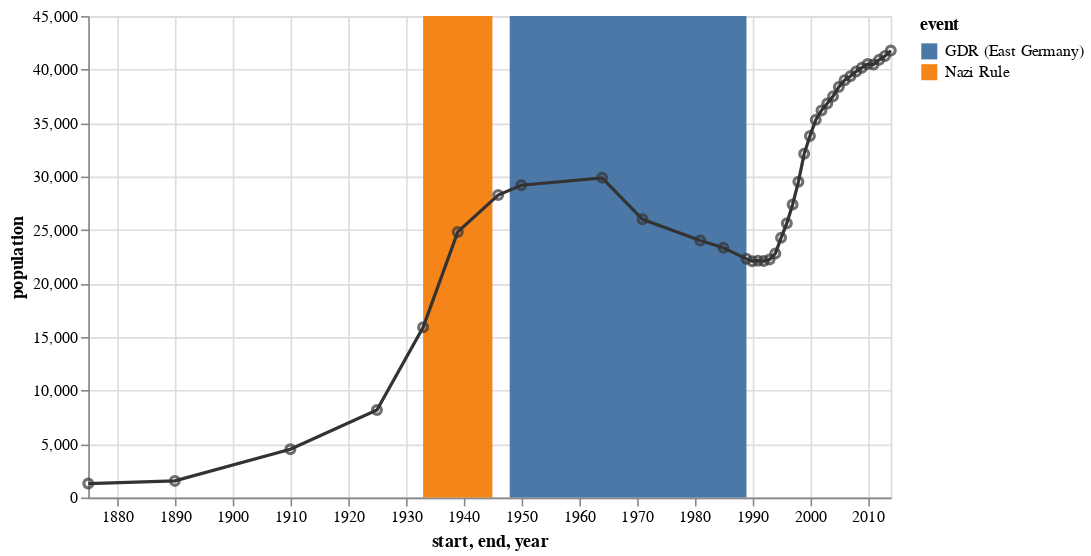

Notebook cell for this chart:
### Code cell
import altair as alt

source = [
      {"year": "1875", "population": 1309},
      {"year": "1890", "population": 1558},
      {"year": "1910", "population": 4512},
      {"year": "1925", "population": 8180},
      {"year": "1933", "population": 15915},
      {"year": "1939", "population": 24824},
      {"year": "1946", "population": 28275},
      {"year": "1950", "population": 29189},
      {"year": "1964", "population": 29881},
      {"year": "1971", "population": 26007},
      {"year": "1981", "population": 24029},
      {"year": "1985", "population": 23340},
      {"year": "1989", "population": 22307},
      {"year": "1990", "population": 22087},
      {"year": "1991", "population": 22139},
      {"year": "1992", "population": 22105},
      {"year": "1993", "population": 22242},
      {"year": "1994", "population": 22801},
      {"year": "1995", "population": 24273},
      {"year": "1996", "population": 25640},
      {"year": "1997", "population": 27393},
      {"year": "1998", "population": 29505},
      {"year": "1999", "population": 32124},
      {"year": "2000", "population": 33791},
      {"year": "2001", "population": 35297},
      {"year": "2002", "population": 36179},
      {"year": "2003", "population": 36829},
      {"year": "2004", "population": 37493},
      {"year": "2005", "population": 38376},
      {"year": "2006", "population": 39008},
      {"year": "2007", "population": 39366},
      {"year": "2008", "population": 39821},
      {"year": "2009", "population": 40179},
      {"year": "2010", "population": 40511},
      {"year": "2011", "population": 40465},
      {"year": "2012", "population": 40905},
      {"year": "2013", "population": 41258},
      {"year": "2014", "population": 41777}
    ]

source2 = [{
            "start": "1933",
            "end": "1945",
            "event": "Nazi Rule"
          },
          {
            "start": "1948",
            "end": "1989",
            "event": "GDR (East Germany)"
          }]


source = alt.pd.DataFrame(source)
source2 = alt.pd.DataFrame(source2)


line = alt.Chart(source).mark_line(color='#333').encode(
    alt.X('year:T', axis=alt.Axis(format='%Y')),
    y='population'
).properties(
    width=500,
    height=300
)

point = line.mark_point(color='#333')

rect = alt.Chart(source2).mark_rect().encode(
    x='start:T',
    x2='end:T',
    color='event:N'
)
print(source2)
rect + line + point

### Figure 1 — Vega-Lite specification as saved in the notebook (floating-point values rounded to 4 significant figures)
{"config": {"view": {"continuousWidth": 400, "continuousHeight": 300}}, "layer": [{"data": {"name": "data-95a5464e00e3b88a180ff1504d7f749c"}, "mark": "rect", "encoding": {"color": {"type": "nominal", "field": "event"}, "x": {"type": "temporal", "field": "start"}, "x2": {"field": "end"}}}, {"data": {"name": "data-d63206640815b927e684a06972239fb9"}, "mark": {"type": "line", "color": "#333"}, "encoding": {"x": {"type": "temporal", "axis": {"format": "%Y"}, "field": "year"}, "y": {"type": "quantitative", "field": "population"}}, "height": 300, "width": 500}, {"data": {"name": "data-d63206640815b927e684a06972239fb9"}, "mark": {"type": "point", "color": "#333"}, "encoding": {"x": {"type": "temporal", "axis": {"format": "%Y"}, "field": "year"}, "y": {"type": "quantitative", "field": "population"}}, "height": 300, "width": 500}], "$schema": "https://vega.github.io/schema/vega-lite/v4.8.1.json", "datasets": {"data-95a5464e00e3b88a180ff1504d7f749c": [{"start": "1933", "end": "1945", "event": "Nazi Rule"}, {"start": "1948", "end": "1989", "event": "GDR (East Germany)"}], "data-d63206640815b927e684a06972239fb9": [{"year": "1875", "population": 1309}, {"year": "1890", "population": 1558}, {"year": "1910", "population": 4512}, {"year": "1925", "population": 8180}, {"year": "1933", "population": 15915}, {"year": "1939", "population": 24824}, {"year": "1946", "population": 28275}, {"year": "1950", "population": 29189}, {"year": "1964", "population": 29881}, {"year": "1971", "population": 26007}, {"year": "1981", "population": 24029}, {"year": "1985", "population": 23340}, {"year": "1989", "population": 22307}, {"year": "1990", "population": 22087}, {"year": "1991", "population": 22139}, {"year": "1992", "population": 22105}, {"year": "1993", "population": 22242}, {"year": "1994", "population": 22801}, {"year": "1995", "population": 24273}, {"year": "1996", "population": 25640}, {"year": "1997", "population": 27393}, {"year": "1998", "population": 29505}, {"year": "1999", "population": 32124}, {"year": "2000", "population": 33791}, {"year": "2001", "population": 35297}, {"year": "2002", "population": 36179}, {"year": "2003", "population": 36829}, {"year": "2004", "population": 37493}, {"year": "2005", "population": 38376}, {"year": "2006", "population": 39008}, {"year": "2007", "population": 39366}, {"year": "2008", "population": 39821}, {"year": "2009", "population": 40179}, {"year": "2010", "population": 40511}, {"year": "2011", "population": 40465}, {"year": "2012", "population": 40905}, {"year": "2013", "population": 41258}, {"year": "2014", "population": 41777}]}}
